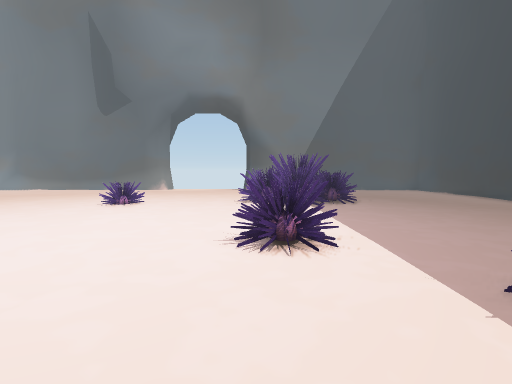
View 1 (above)

23 first-person views from a walk through a Unity game level. The camera is 0.68 m above the floor, tilts 4° down and sees 80° across. The floor is counted in squares, 0.5 m on a side. Each view is taken from the middle of a square. On the plan, view 1 faces up. The plan holds only what a view shows up to about 14 squares ahead; the rest is blank. Some animated figures are left out.

View 2
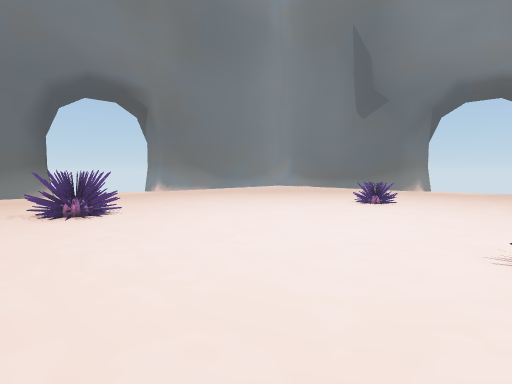

View 3
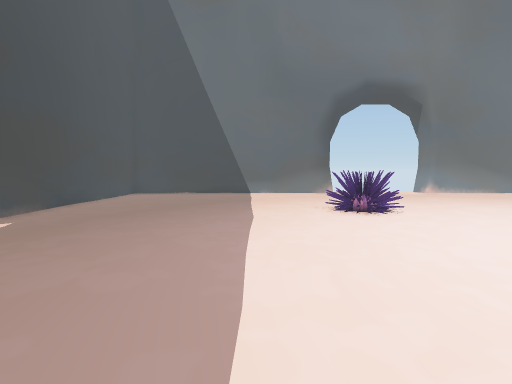

View 4
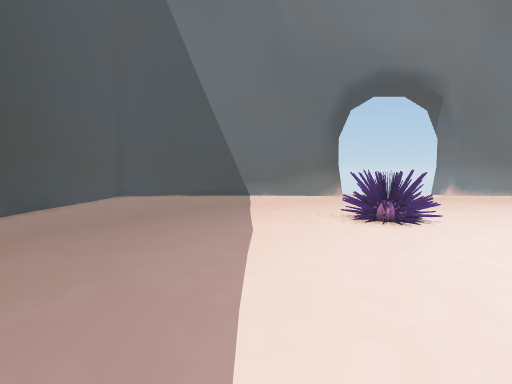

View 5
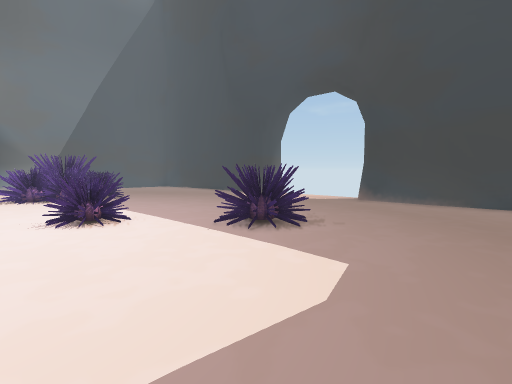

View 6
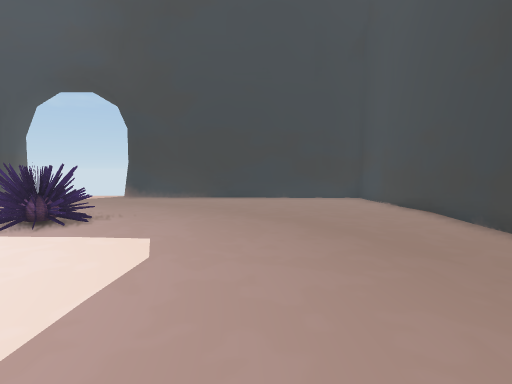

View 7
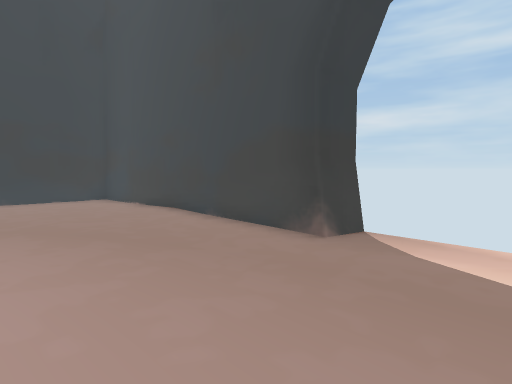

View 8
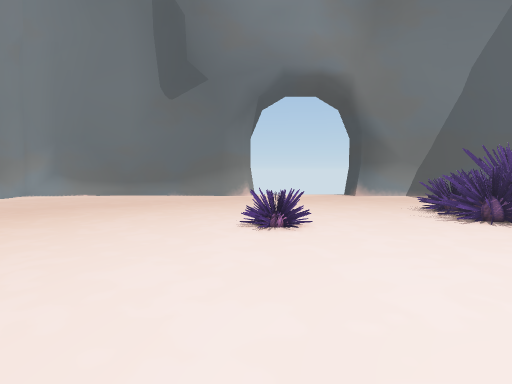

View 9
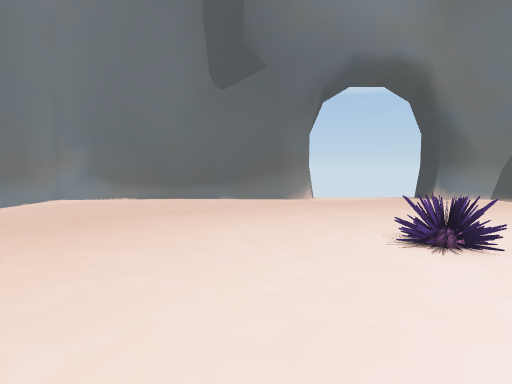

View 10
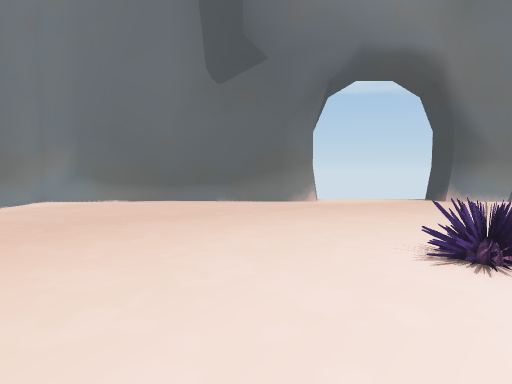

View 11
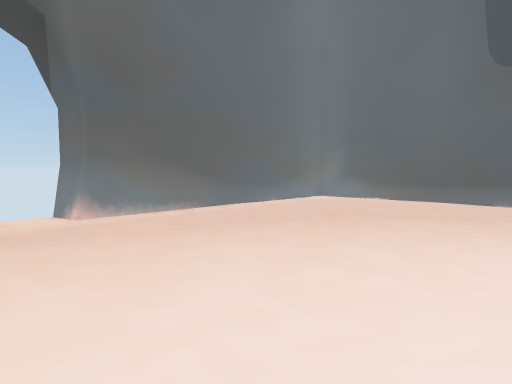

View 12
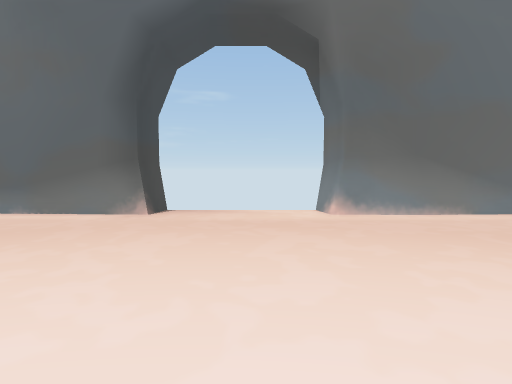

View 13
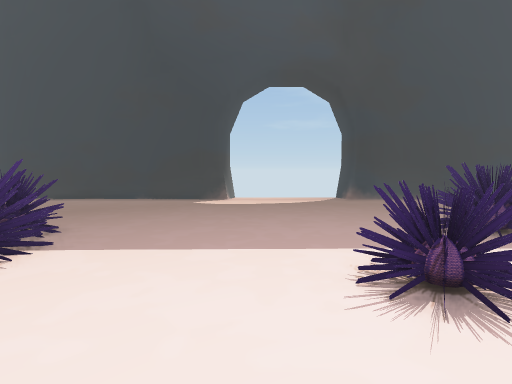

View 14
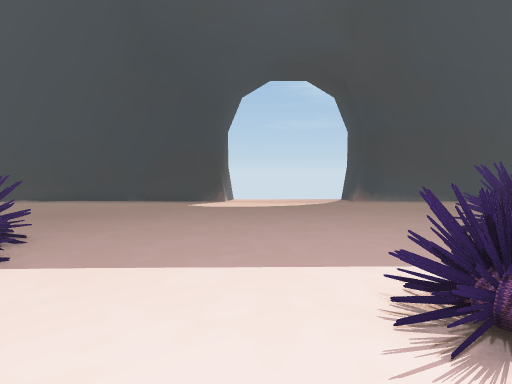

View 15
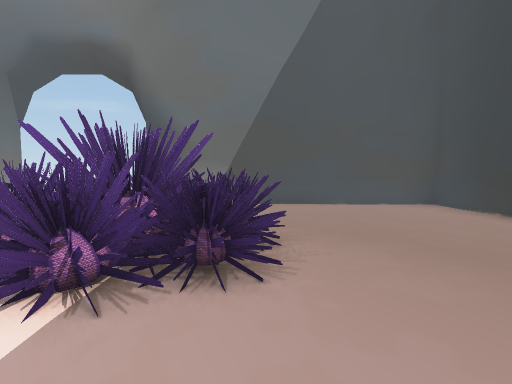

View 16
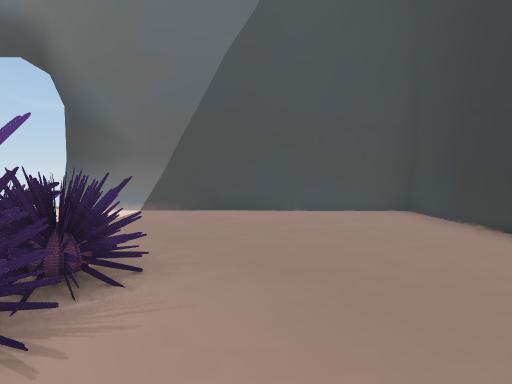

View 17
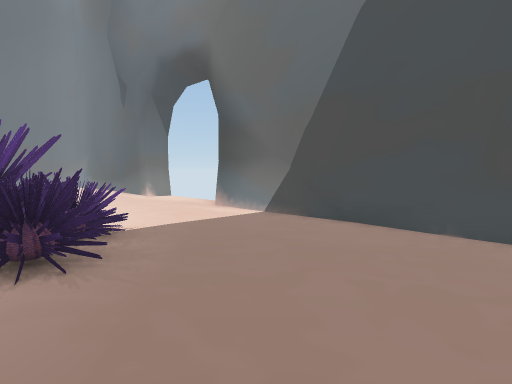

View 18
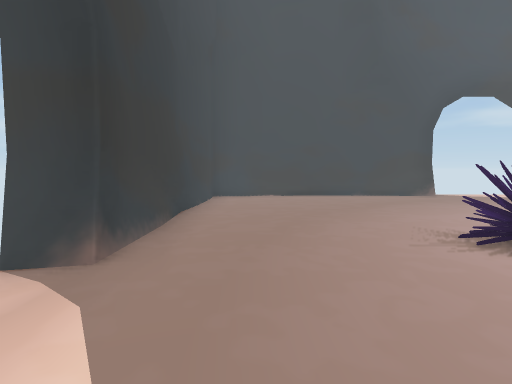

View 19
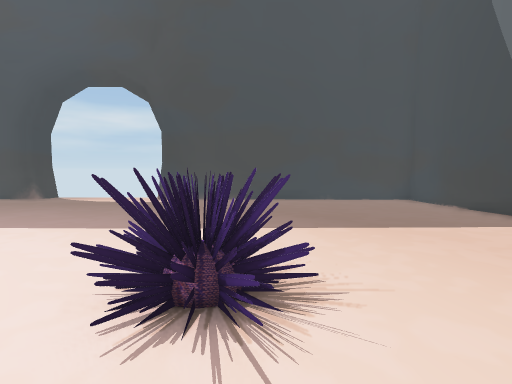

View 20
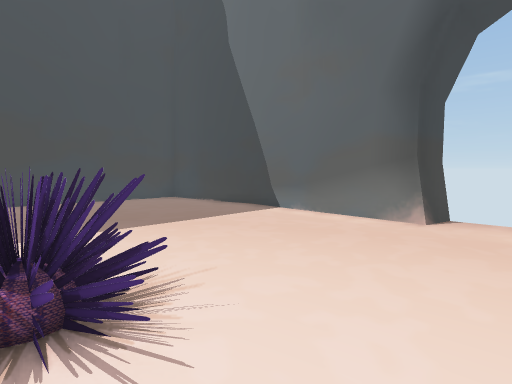

View 21
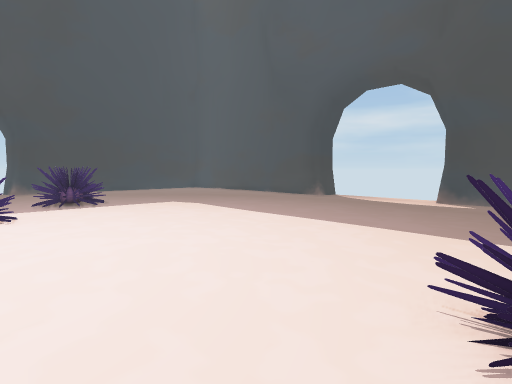

View 22
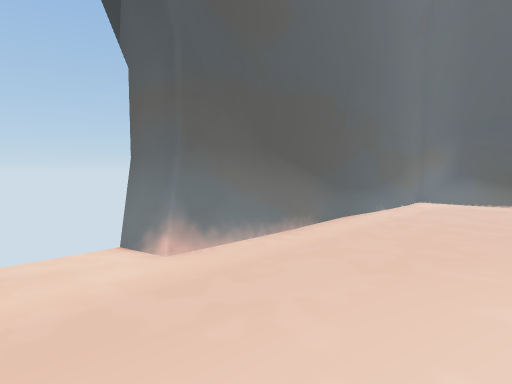

View 23
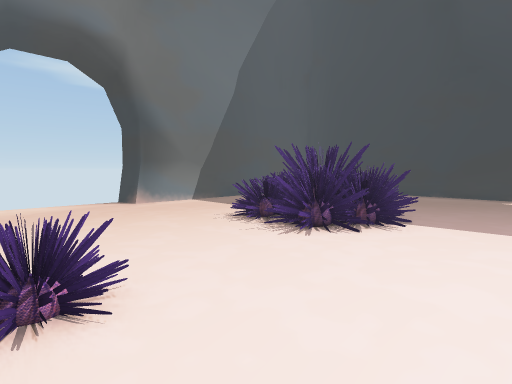

### Floor plan
Points are (right, up) in squares from view 1. A wall is a line through its corners. A room is listed if a view was taken in it or the views show most of it. See-through windows are left out.
Room 1 (views 1, 2, 3, 4, 5, 6, 7, 8, 9, 10, 11, 12, 13, 14, 15, 16, 17, 18, 19, 20, 21, 22, 23)
walls: (-8.7, -7.8) (-8.1, -7.9); (-18.4, 0.6) (-18.8, -3); (-8.8, -8.7) (-6.3, -8.3); (-6.8, 21.5) (-7.9, 21.5); (-19.6, 3.8) (-18.5, 3.6) (-18.3, -8); (-9.7, -8.7) (-9.1, -8.7); (-0.8, -9.6) (-0.5, -8.3) (6, -8.7); (11.6, 9.3) (11.6, 16); (-10.8, -8.5) (-7.1, -8.5); (11.4, 10.8) (11.4, 13.2); (12, 9.3) (11.3, 9.5); (-9.6, 21.5) (-13, 21.6); (-12.1, -8.4) (-9.2, -8.7); (11.8, 1) (11.3, 3.6) (12.6, 3.9); (-6.3, 22.5) (-6.6, 21.2) (-13, 21.6); (11.4, 12.4) (11.5, 13.4); (2.1, 21.8) (-0.5, 21.3) (-0.8, 22.6); (-18.4, 15) (-18.8, 12.1) (-18.3, 9.5) (-19.6, 9.2); (2.3, 21.8) (1.2, 21.8); (-18.6, -2.8) (-18.5, -4.1); (11.4, -2) (11.8, 0.9); (5.8, -8.6) (10.4, -8.3); (4.4, 21.5) (-0.1, 21.5); (5.1, 21.4) (2.2, 21.8); (-12.8, 21.6) (-18.3, 21.2); (11.7, 14.9) (11.2, 21.3); (-18.4, -5.1) (-18.6, -6.9); (-15.2, -8.7) (-8.8, -8.2); (-18.6, 17.5) (-18.4, 14.6); (-16.1, -8.4) (-13, -8.5); (11.7, -4.4) (11.6, -3.6); (8.3, -8.4) (9.9, -8.5); (-15.2, 21.3) (-16.9, 21.5); (-16.1, -8.6) (-14.4, -8.7); (8.2, -8.6) (10.2, -8.6); (-15.1, 21.6) (-17.3, 21.6); (-18.7, 18.3) (-18.8, 17.3); (11.7, -5.3) (11.8, -4.3); (7.5, 21.6) (2.1, 21.3); (-18.6, -6.8) (-18.3, -8.1); (11.4, 18.2) (11.6, 19.9); (-18.4, 19.9) (-18.6, 16); (9.8, -8.6) (10.5, -8.4); (-18.7, 19.8) (-18.6, 9.9); (-16.9, 21.6) (-18.3, 21.2); (11.8, -6.7) (11.7, -5.2); (11.4, -7.5) (11.6, -6.8); (11.5, -7.5) (11.5, 3); (11.6, 19.4) (11.6, 20); (-18.2, 21.2) (-18.6, 19.7); (9.8, 21.6) (6.3, 21.7); (11.6, 19.8) (11.3, 21.3) (9.7, 21.6); (11, 21.9) (9.7, 21.8)
low walls: (-18.7, -2.9) (-18.3, -4.9); (5.9, -8.7) (7.9, -8.3); (-12.9, 21.7) (-14.8, 21.3); (11.7, 15.9) (11.3, 18); (6.6, 21.5) (5.6, 21.6); (11.3, -6.8) (11.5, -3.6); (9.9, 21.5) (7.4, 21.5); (-18.3, 21.2) (-18.3, 19.7)
objects: other object (-11, 2) to (-9, 4); other object (-6, 12) to (-5, 13); other object (-1, 11) to (5, 17); other object (0, 5) to (1, 7); other object (3, 2) to (5, 4)

Positions as (right, up) in squares from view 1, and headings:
1: (0, 0), facing up
2: (0, 0), facing up-left
3: (0, -1), facing left
4: (-2, -1), facing left
5: (-2, -3), facing up-right
6: (-4, -3), facing right
7: (-4, -3), facing down-right
8: (-6, 5), facing up
9: (-9, 7), facing up
10: (-9, 8), facing up
11: (-9, 7), facing up-left
12: (-9, 7), facing left
13: (-3, 8), facing right
14: (-2, 8), facing right
15: (4, 9), facing up
16: (6, 11), facing up
17: (9, 14), facing up-left
18: (9, 8), facing down
19: (-11, 6), facing down
20: (-10, 6), facing down-left
21: (-10, 6), facing down-right
22: (-14, 7), facing up-left
23: (-6, 9), facing up-right
